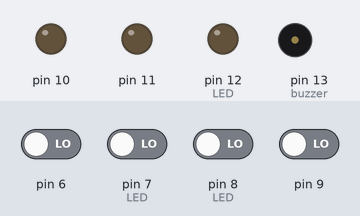
The sketch below on a simulated Arduino Uno, built with avr-gcc and run on an emulated ATmega328P. Parts: output pins drawn as LEDs (lit = HIGH), buzzer (waves = sounding, pin HIGH). The test bench sets the inputs (shaded band); at power-on: pin 6, pin 7 (LED), pin 8 (LED), pin 9 LOW.

Above: at 0.8 s.
0.9 s: pin 6 driven HIGH
At 2.1 s:
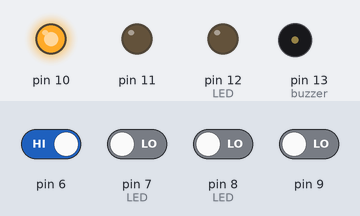
2.4 s: pin 7 (LED) driven HIGH
At 3.3 s:
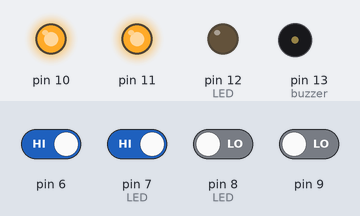
3.9 s: pin 8 (LED) driven HIGH
At 4.4 s:
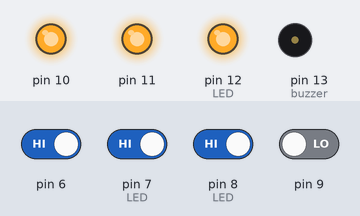
5.4 s: pin 9 driven HIGH
At 6.7 s:
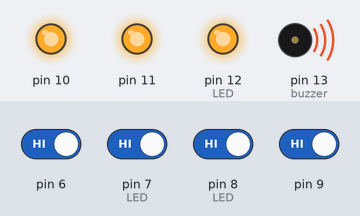
Timing chart, 0 to 7.9 s (numbered marks = the images above; inputs shaded):
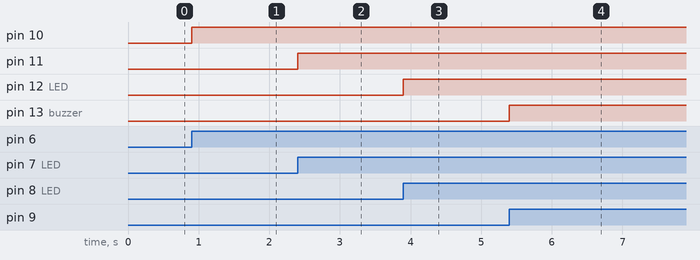

Measured:
- after the input at 0.9 s, pin 10: LOW → HIGH at once
- after the input at 2.4 s, pin 11: LOW → HIGH at once
- after the input at 3.9 s, pin 12 (LED): LOW → HIGH at once
- after the input at 5.4 s, pin 13 (buzzer): LOW → HIGH at once

The sketch:

ArduinoGalileo.ino
```cpp
#include <avr/io.h>
#include <inttypes.h>

int main(void){
  DDRD |= 0b00000000; // PD6 (6) - verde_in, PD7 (7) - amarelo_in,
  DDRB |= 0b00111100; // PB0 (8) - vermelho_in, PB1 (9) - buzzer_in, PB2 (10) - verde_out, PB3 (11) - amarelo_out, PB4 (12) - vermelho_out, PB5 (13) - buzzer_out

  while(1){

    if(PIND & 0b01000000){ // verde
      PORTB |= _BV(PORTB2);
    }
    if(PIND & 0b10000000){ // amarelo
      PORTB |= _BV(PORTB3);
    }
    if(PINB & 0b00000001){ // vermelho
      PORTB |= _BV(PORTB4);
    }
    if(PINB & 0b00000010){ // Buzzer
      PORTB |= _BV(PORTB5);
    }
  }
}
```

Botao_Retentivo.c
```cpp
#include <avr/io.h>
#include <inttypes.h>

int main(){
  int cont = 0;
  DDRD |= 0b10000000;

  while(1){

    if((PIND & 0b00000100) && cont == 0){
      PORTD = _BV(PORTD7);
      cont = 1;
    }
    if((PIND & 0b00000100) && cont == 1){
      PORTD = 0b00000000;
      cont = 0;
    }
  }
}
```

Botao_Temp_2s.c
```cpp
#include <avr/io.h>
#include <inttypes.h>
#include <avr/interrupt.h>

volatile int cont = 0;
volatile int aux = 0;

ISR(TIMER0_OVF_vect){
  cont++;
  /*
   clk = 8Mhz;
   ciclo de maquina = 1/(8*10^(6)) = 1,25*10^(-7) s
   Estouro = TIMER0*prescale*(ciclo de maquina)
   Estouro = 256*256*(1,25*10^(-7))
   Estouro = 8.2 ms

   Temporizacao = 2s
   Temporizacao = Estouro*(valor de comparacao)
   2 = 8.2*10^(-3)*(valor de comparacao)
   (valor de comparacao) = 2/(8.2*10^(-3))
   (valor de comparacao) = 244
  */

  if(cont == 244){
      if(aux == 1){
          PORTD = 0b00000000;
          aux = 0;
      }
      cont = 0;
  }
}

int main(){

  // PD7 (LED) e PD2 (botao)
  DDRD |= 0b10000000;
  //configurando o temporizador com TIMER0
  cli(); // desabilita as interrupcoes globais
  TCNT0 |= 0x00; // a contagem comeca em zero
  TCCR0A |= 0x00; // nao usa PWM
  TCCR0B |= _BV(CS02); // configura o TIMER0 com prescale de 256 (valor usado no calculo do estouro)
  TIMSK0 |= _BV(TOIE0); //habilita interrupcao por estouro de TIMER0
  sei(); // habilita as interrupcoes globais

  while(1){
    if(PIND & 0b00000100){
      PORTD = 0b10000000;
      aux = 1;
    }
  }
}
```

Controle_de_Incendio.c
```cpp
#include <avr/io.h>
#include <inttypes.h>
#include <avr/interrupt.h>

/*

Author: Pedro Victor Andrade Alves
computer enginner student
02/07/2019

	Sistema responsavel por monitorar
a temperatura de ambientes. No caso de
incedio he acionada a vazao de agua e
um alarme. Em todo momento o estado da
temperatura he mostrado ao usuario.

*/

/*
					   ESQUEMATICO

				  ______________________
				 |					 PB3|------>LED_PWM (saida de agua)
botao_lig ------>|PD2				 	|
				 | 		Atmega328p   PD7|------>LED_verde (temperatura normal)
botao_desl------>|PD4				 PB0|------>LED_amarelo (temperatura um pouco elevada)
				 |					 PB4|------>LED_vermelho (temperatura alta)
sesor_Temp------>|PC0					|
				 |___________PB5________|
							  |
							  |
						    Buzzer (alarme)
*/

volatile int cont1 = 0; // variavel contadora que ajuda na temporização do estado amarelo
volatile int cont2 = 0; // variavel contadora que ajuda na temporização do estado vermelho
volatile int aux1 = 0;
volatile int aux2 = 0;
uint16_t valor_PWM = 0;
uint16_t valor_temp = 0;
int aux3 = 0; // ajuda no acionamentoe no desacionamento

ISR(TIMER0_OVF_vect){ /* rotina de interrupção por estouro de TIMER0 (overflow)
						 utilizada para fazer os espacamentos dos bips do buzzer (alarme)
					  */
	cont1++;
	cont2++;
	/*
	 clk = 8Mhz;
	 ciclo de maquina = 1/(8*10^(6)) = 1,25*10^(-7) s
	 Estouro = TIMER0*prescale*(ciclo de maquina)
	 Estouro = 256*256*(1,25*10^(-7))
	 Estouro = 8.2 ms
	 Temporizacao = 5
	 Temporizacao = Estouro*(valor de comparacao)
	 5= 8.2*10^(-3)*(valor de comparacao)
	 (valor de comparacao) = 5/(8.2*10^(-3))
	 (valor de comparacao) = 610
	*/

	if(cont1 == 610){ // 5s (bips mais espacados)
		if(aux1 == 0){
			aux1 = 1;
		}else{
			aux1 = 0;
        }
		cont1 = 0;
	}

	/*
	 Temporizacao = 2
	 Temporizacao = Estouro*(valor de comparacao)
	 2= 8.2*10^(-3)*(valor de comparacao)
	 (valor de comparacao) = 2/(8.2*10^(-3))
	 (valor de comparacao) = 244
	*/

	if(cont2 == 244){ // 2s (bips mais constantes)
		if(aux2 == 0){
			aux2 = 1;
		}else{
			aux2 = 0;
        }
		cont2 = 0;
	}
}

int main(){
	DDRD |= 0b10000000; /* saidas: PD7 (LED_verde)
						   entradas: PD2, PD4 (botoes: lig, desl)
						*/
	DDRB |= 0b00111001; // saidas: PB0, PB3, PB4, PB5 (LED_amarelo, LED_PWM, LED_vermelho, buzzer)
	DDRC |= 0b00000000; // PC0 como entrada (sesor de temperatura)

	// O sistema inicializa desligado
	PORTD &= 0b00000000;
	PORTB &= 0b00000000;

	//configuracao do PWM
	//FAST PWM 10 bits (Modo 7) sem inversão: WGM10 = 1, WGM11 = 1, WGM12 = 1

	TCCR2A |= _BV(COM2A1) | _BV(WGM20) | _BV(WGM21);
	TCCR2B |= _BV(CS21); //| _BV(WGM22); // clk_io/8 (prescale)

	// configuracao do ADC
	ADMUX   |= 0b01000000; //AREF com o valor do Vcc e usando o ADC0
	ADCSRA  |= 0b10000111; //ativa o ADEN (permite a conversao A/D) e define o fator de divisao como 128


	//CONTAR TEMPO COM O CONTADOR ZERO
	cli();                //Desabilita a interrupção global
	TCNT0 =  0x00;        //Inicia o timer0 em 0
	TCCR0B = 0x04;        //Configura o prescaler para 1:256
	TIMSK0 = 0x01;        //Habilita a interrupção por estouro do TMR0
	sei();                //Habilitar a interrupção global

	while(1){
		ADCSRA |= _BV(ADSC); 	/*O ADSC vai para 1 quando a conversao inicia e para 0 quando ela termina,
								  levando o ADIF(interrupcao de fim de conversao) para 1
								*/
		while(!(ADCSRA & 0b00010000)); //enquanto ADIF nao for 1, a conversao ainda esta acontecendo
		valor_PWM = (255*ADC)/1023;
		valor_temp = ADC;

		if(PIND & 0b00000100){ // ligar
			aux3 = 1;
		}
		if(PIND & 0b00010000){ // desl
			aux3 = 0;
		}

		if(aux3 == 1){ // sistema em funcionamento
			OCR2A = valor_PWM; // saida de agua

			if(valor_temp >= 0 && valor_temp < 100){
				PORTD |= _BV(PORTD7); // acende o LED_verde
				PORTB &= (PORTB & 0b11111110); // desliga o LED_amarelo
				PORTB &= (PORTB & 0b11101111); // desliga o LED_vermelho
				PORTB &= (PORTB & 0b11011111); // desliga o buzzer
			}

			if(valor_temp >= 100 && valor_temp < 200){
				PORTD &= (PORTD & 0b01111111);   // desliga o LED_verde
				PORTB |= _BV(PORTB0);    		 // acende o LED_amarelo
				PORTB &= (PORTB & 0b11101111);   // desliga o LED_vermelho
				// bips de 5s
				if(aux1 == 0){
					PORTB |= _BV(PORTB5); // liga o buzzer
				}else{
					PORTB &= (PORTB & 0b11011111); // desliga o buzzer
				}
			}

			if(valor_temp >= 200 && valor_temp < 1024){
				PORTD &= (PORTD & 0b01111111);   // desliga o LED_verde
				PORTB &= (PORTB & 0b11111110);   // desliga o LED_amarelo
				PORTB |= _BV(PORTB4);            // acende o LED_vermelho
				// bips de 2s
				if(aux2 == 0){
					PORTB |= _BV(PORTB5); // liga o buzzer
				}else{
					PORTB &= (PORTB & 0b11011111); // desliga o buzzer
				}
			}
		}else{
			OCR2A = 0; 		  				 // sem vazao de agua
			PORTD &= (PORTD & 0b01111111);   // desliga o LED_verde
			PORTB &= (PORTB & 0b11111110);   // desliga o LED_amarelo
			PORTB &= (PORTB & 0b11101111);   // desliga o LED_vermelho
			PORTB &= (PORTB & 0b11011111);   // desliga o buzzer
		}

	}
}
```

Pisca_4s.c
```cpp
#include <avr/io.h>
#include <inttypes.h>
#include <avr/interrupt.h>

volatile int cont = 0;
volatile int aux = 0;

ISR(TIMER0_OVF_vect){
  cont++;
  /*
   clk = 8Mhz;
   ciclo de maquina = 1/(8*10^(6)) = 1,25*10^(-7) s
   Estouro = TIMER0*prescale*(ciclo de maquina)
   Estouro = 256*256*(1,25*10^(-7))
   Estouro = 8.2 ms

   Temporizacao = 4s
   Temporizacao = Estouro*(valor de comparacao)
   4 = 8.2*10^(-3)*(valor de comparacao)
   (valor de comparacao) = 4/(8.2*10^(-3))
   (valor de comparacao) = 488
  */

  if(cont == 488){
      if(aux==0){
        aux=1;
      }else{
        aux=0;
      }
      cont = 0;
  }
}

int main(){

  // PD7 (LED)
  DDRD |= 0b10000000;
  //configurando o temporizador com TIMER0
  cli(); // desabilita as interrupcoes globais
  TCNT0 |= 0x00; // a contagem comeca em zero
  TCCR0A |= 0x00; // nao usa PWM
  TCCR0B |= _BV(CS02); // configura o TIMER0 com prescale de 256 (valor usado no calculo do estouro)
  TIMSK0 |= _BV(TOIE0); //habilita interrupcao por estouro de TIMER0
  sei(); // habilita as interrupcoes globais

  while(1){
      if(aux == 0){
        PORTD = 0b00000000;
      }else{
        PORTD = _BV(PORTD7);
      }
    }
}
```
